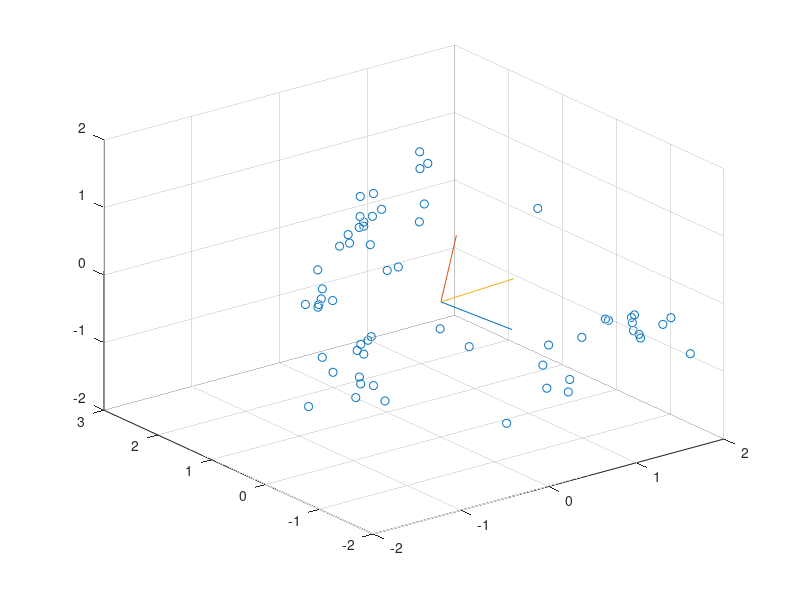
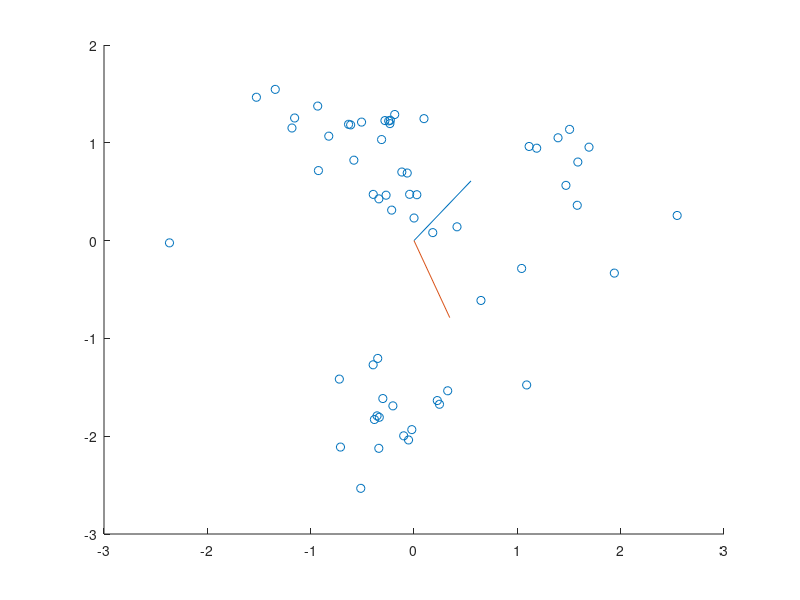

Here is the MATLAB script that generated these plots, in order: (Note: this script raises an error after producing the figures.)
clear all
close all
load("F0_PVT.mat")
%Part 1 Section B

%a)
%Report Covariance matrix, eigen values, eigenvectors for the data

%Covariance matrix 
% - Combine struct to a single 3x60 matrix (TVP x all 10 trials on all 6
% objects)
% - Standardise (Subtract mean and divide by standard deviation)
% - Find covariance of the 3x60 matrix
concatenated_matrix = PVT';

matrix_mean = mean(concatenated_matrix, 2);
matrix_st = std(concatenated_matrix.');
concatenated_matrix = concatenated_matrix - matrix_mean;

concatenated_matrix(1, :) = concatenated_matrix(1, :) ./ matrix_st(1);
concatenated_matrix(2, :) = concatenated_matrix(2, :) ./ matrix_st(2);
concatenated_matrix(3, :) = concatenated_matrix(3, :) ./ matrix_st(3);

matrix_covariance = cov(concatenated_matrix.');
[matrix_eig_vects, matrix_eig_vals] = eig(matrix_covariance);

%b)
%Replot the standardised data with principal components displayed.

%Plotting standardised matrix
x = concatenated_matrix(1, :);
y = concatenated_matrix(2, :);
z = concatenated_matrix(3, :);

figure;
scatter3(x,y, z);
hold on

%Displaying eigen vectors
x = [ matrix_eig_vects(1, 1), matrix_eig_vects(2, 1), matrix_eig_vects(3, 1)];
y = [ matrix_eig_vects(1, 2), matrix_eig_vects(2, 2), matrix_eig_vects(3, 2)];
z = [ matrix_eig_vects(1, 3), matrix_eig_vects(2, 3), matrix_eig_vects(3, 3)];

plot3([0,0,0; x], [0,0,0; y], [0,0,0; z]);
hold off

%c)
%Reduce the data to 2-dimensions and replot.

%two largest eigenvalues are column 2,3, choose those eigenvectors
%multiply this feature vector matrix with the original data

feature_vector = [matrix_eig_vects(:,2), matrix_eig_vects(:,3)]; 

two_d_plot = concatenated_matrix.' * feature_vector;
figure;
scatter(two_d_plot(:, 1), two_d_plot(:,2));

hold on

x = [matrix_eig_vects(2, 1), matrix_eig_vects(3, 1)];
y = [matrix_eig_vects(2, 2), matrix_eig_vects(3, 2)];

plot([0,0; x], [0,0; y]);

hold off

%d)
%Show how the data is distributed across all PCs by plotting as separate 1D
%number lines

pc_one = [two_d_plot(: , 1)];
pc_two = [two_d_plot(: , 2)];
figure;

nexttile
scatter(pc_one, 1, 'filled','r');
hold on;
nexttile
scatter(pc_two, 2, 'filled','g');



%Part 2 Section B

%a)
%Use PCA to determine the principal components of electrode data. Report on
%the variances with a Scree plot

load("F0Electrodes.mat");

normalisedElectrodes = normalize(ElectrodesData);

covMat = cov(normalisedElectrodes);

[covEigenVectorsFull, covEigenValuesFull] = eig(covMat);

screePlotY = flip(diag(covEigenValuesFull));


figure;
plot(1:19, screePlotY, '-o');
title("Scree Plot for Electrode Data")
xlabel("Electrodes")
ylabel("Eigenvalues")


[covEigenVectors, covEigenValues] = eigs(covMat, 3);

projectionPrincipalComponents = normalisedElectrodes *covEigenVectors;

acrylicPrincipalComponents = projectionPrincipalComponents(1:10, :);
blackFoamPrincipalComponents = projectionPrincipalComponents(11:20, :);
carSpongePrincipalComponents = projectionPrincipalComponents(21:30, :);
flourSackPrincipalComponents = projectionPrincipalComponents(31:40, :);
kitchenSpongePrincipalComponents = projectionPrincipalComponents(41:50, :);
steelVasePrincipalComponents = projectionPrincipalComponents(51:60, :);

color = ['r', 'g', 'b', 'm', 'k', 'c'];
figure;
plot3(acrylicPrincipalComponents(:,1),acrylicPrincipalComponents(:,2),acrylicPrincipalComponents(:,3),'*',"Color", color(1))
hold on
plot3(blackFoamPrincipalComponents(:,1),blackFoamPrincipalComponents(:,2),blackFoamPrincipalComponents(:,3), '*',"Color", color(2))
hold on
plot3(carSpongePrincipalComponents(:,1),carSpongePrincipalComponents(:,2),carSpongePrincipalComponents(:,3),'*', "Color", color(3))
hold on
plot3(flourSackPrincipalComponents(:,1),flourSackPrincipalComponents(:,2),flourSackPrincipalComponents(:,3),'*', "Color", color(4))
hold on
plot3(kitchenSpongePrincipalComponents(:,1),kitchenSpongePrincipalComponents(:,2),kitchenSpongePrincipalComponents(:,3),'*',"Color", color(5))
hold on
plot3(steelVasePrincipalComponents(:,1),steelVasePrincipalComponents(:,2),steelVasePrincipalComponents(:,3),'*',"Color" ,color(6))
hold on
title("Principal Component Projection for Each Object")
xlabel('PC1'); ylabel('PC2'); zlabel('PC3');
legend('Acrylic','Black Foam','Car Sponge', 'Flour Sack', 'Kitchen Sponge','Steel Vase')
save("PCAF0Electrodes.mat", "projectionPrincipalComponents");










